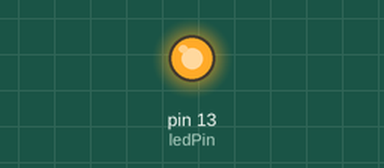
A sketch run on a simulated Arduino Uno, built with avr-gcc and run on an emulated ATmega328P. Shown: output pins drawn as LEDs (lit = HIGH).

Above: at 0.65 s.
At 5.25 s:
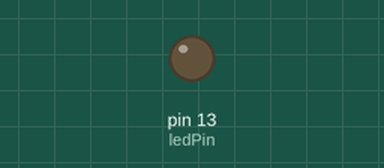
Timing chart, 0 to 8.1 s (numbered marks = the images above):
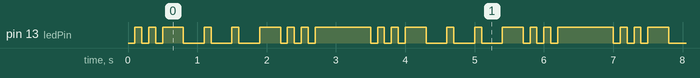

The sketch:

exercise1MorseCodeForLoop.ino
```cpp
/*
/*
Exercise 1 - Morsing
Using ESP 8366 - meaning that LOW will turn the BuildInLED ON - in UNO LOW will turn the LED off
*/


//Let us define constants to be used in the program.
//These will be used throughout the entire program and not changed.

const byte ledPin = LED_BUILTIN;
const int timeUnit = 100;
const int dashUnit = timeUnit*3;
const int letterDelay = dashUnit;
const int wordDelay = timeUnit*7;


void setup() {
  pinMode(ledPin, OUTPUT);

}

void loop() {
  //S
  for (int i=0; i<3; i++){
    digitalWrite(ledPin, LOW);
    delay(timeUnit);
    digitalWrite(ledPin,HIGH);
    delay(timeUnit);
  }

  delay(timeUnit*2);
  //o
  for (int i=0; i<3; i++){
    digitalWrite(ledPin,LOW);
    delay(dashUnit);
    digitalWrite(ledPin,HIGH);
    delay(timeUnit);
  }

  delay(timeUnit*2);
   //S
  for (int i=0; i<3; i++){
    digitalWrite(ledPin, LOW);
    delay(timeUnit);
    digitalWrite(ledPin,HIGH);
    delay(timeUnit);
  }
  delay(wordDelay);
}
```

Measured:
- by itself, pin 13 (ledPin): repeats every 3.5 s: LOW 0.10 s, HIGH 0.10 s, LOW 0.10 s, HIGH 0.30 s, 2 × (LOW 0.30 s, HIGH 0.10 s), LOW 0.30 s, HIGH 0.30 s, 2 × (LOW 0.10 s, HIGH 0.10 s), LOW 0.10 s, HIGH 0.80 s, LOW 0.10 s, HIGH 0.10 s
- by itself, everything shown: repeats every 3.5 s, in 18 steps
